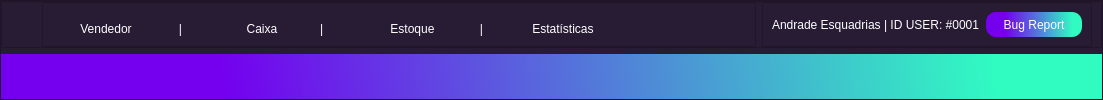
     <widget class="QFrame" name="frame_16">
      <property name="styleSheet">
       <string notr="true">background-color: rgb(40, 28, 53);
color:white;</string>
      </property>
      <property name="frameShape">
       <enum>QFrame::StyledPanel</enum>
      </property>
      <property name="frameShadow">
       <enum>QFrame::Raised</enum>
      </property>
      <layout class="QVBoxLayout" name="verticalLayout_3">
       <property name="leftMargin">
        <number>0</number>
       </property>
       <property name="topMargin">
        <number>0</number>
       </property>
       <property name="rightMargin">
        <number>0</number>
       </property>
       <property name="bottomMargin">
        <number>0</number>
       </property>
       <item>
        <widget class="QFrame" name="frame">
         <property name="styleSheet">
          <string notr="true">background-color: #281c35;</string>
         </property>
         <property name="frameShape">
          <enum>QFrame::StyledPanel</enum>
         </property>
         <property name="frameShadow">
          <enum>QFrame::Raised</enum>
         </property>
         <layout class="QHBoxLayout" name="horizontalLayout_3">
          <property name="topMargin">
           <number>0</number>
          </property>
          <property name="bottomMargin">
           <number>0</number>
          </property>
          <item>
           <widget class="QFrame" name="frame_4">
            <property name="minimumSize">
             <size>
              <width>25</width>
              <height>25</height>
             </size>
            </property>
            <property name="maximumSize">
             <size>
              <width>25</width>
              <height>25</height>
             </size>
            </property>
            <property name="styleSheet">
             <string notr="true">border-image: url(:/iconteste/icons/ba812f4a-b112-4fa5-96d0-dccd574e3a86.jpg);
border-radius:12px;</string>
            </property>
            <property name="frameShape">
             <enum>QFrame::StyledPanel</enum>
            </property>
            <property name="frameShadow">
             <enum>QFrame::Raised</enum>
            </property>
            <layout class="QVBoxLayout" name="verticalLayout">
             <property name="rightMargin">
              <number>9</number>
             </property>
            </layout>
           </widget>
          </item>
          <item alignment="Qt::AlignLeft">
           <widget class="QFrame" name="frame_3">
            <property name="minimumSize">
             <size>
              <width>714</width>
              <height>0</height>
             </size>
            </property>
            <property name="maximumSize">
             <size>
              <width>6546545</width>
              <height>16777215</height>
             </size>
            </property>
            <property name="frameShape">
             <enum>QFrame::StyledPanel</enum>
            </property>
            <property name="frameShadow">
             <enum>QFrame::Raised</enum>
            </property>
            <layout class="QHBoxLayout" name="horizontalLayout" stretch="0,0,0,0,0,0,0">
             <property name="spacing">
              <number>0</number>
             </property>
             <property name="leftMargin">
              <number>0</number>
             </property>
             <property name="rightMargin">
              <number>134</number>
             </property>
             <property name="bottomMargin">
              <number>0</number>
             </property>
             <item>
              <widget class="QPushButton" name="pushButton">
               <property name="minimumSize">
                <size>
                 <width>80</width>
                 <height>30</height>
                </size>
               </property>
               <property name="styleSheet">
                <string notr="true">QPushButton{
border:0px;
border-radius:12px;
}
QPushButton::hover
{

background-color:#403749;

}
QPushButton::pressed
{
border-style: outset;
border-width: 3px;
border-color: #30fcc2;
background-color:625f66
}</string>
               </property>
               <property name="text">
                <string>Vendedor</string>
               </property>
               <property name="icon">
                <iconset resource="../qrc/source.qrc">
                 <normaloff>:/iconteste/icons/user.png</normaloff>:/iconteste/icons/user.png</iconset>
               </property>
               <property name="iconSize">
                <size>
                 <width>20</width>
                 <height>20</height>
                </size>
               </property>
              </widget>
             </item>
             <item>
              <widget class="QLabel" name="label_2">
               <property name="maximumSize">
                <size>
                 <width>25</width>
                 <height>16777215</height>
                </size>
               </property>
               <property name="text">
                <string>   |</string>
               </property>
              </widget>
             </item>
             <item alignment="Qt::AlignHCenter">
              <widget class="QPushButton" name="pushButton_2">
               <property name="sizePolicy">
                <sizepolicy hsizetype="Minimum" vsizetype="Fixed">
                 <horstretch>0</horstretch>
                 <verstretch>0</verstretch>
                </sizepolicy>
               </property>
               <property name="minimumSize">
                <size>
                 <width>100</width>
                 <height>30</height>
                </size>
               </property>
               <property name="styleSheet">
                <string notr="true">QPushButton{
border:0px;
border-radius:12px;
}
QPushButton::hover
{

background-color:#403749;

}
QPushButton::pressed
{
border-style: outset;
border-width: 3px;
border-color: #30fcc2;
background-color:625f66
}</string>
               </property>
               <property name="text">
                <string>   Caixa</string>
               </property>
               <property name="icon">
                <iconset resource="../qrc/source.qrc">
                 <normaloff>:/iconteste/icons/store.png</normaloff>:/iconteste/icons/store.png</iconset>
               </property>
               <property name="iconSize">
                <size>
                 <width>24</width>
                 <height>24</height>
                </size>
               </property>
              </widget>
             </item>
             <item>
              <widget class="QLabel" name="label_3">
               <property name="maximumSize">
                <size>
                 <width>25</width>
                 <height>16777215</height>
                </size>
               </property>
               <property name="text">
                <string>|</string>
               </property>
              </widget>
             </item>
             <item>
              <widget class="QPushButton" name="pushButton_3">
               <property name="minimumSize">
                <size>
                 <width>80</width>
                 <height>30</height>
                </size>
               </property>
               <property name="styleSheet">
                <string notr="true">QPushButton{
border:0px;
border-radius:12px;
}
QPushButton::hover
{

background-color:#403749;

}
QPushButton::pressed
{
border-style: outset;
border-width: 3px;
border-color: #30fcc2;
background-color:625f66
}</string>
               </property>
               <property name="text">
                <string>   Estoque</string>
               </property>
               <property name="icon">
                <iconset resource="../qrc/source.qrc">
                 <normaloff>:/iconteste/icons/box.png</normaloff>:/iconteste/icons/box.png</iconset>
               </property>
               <property name="iconSize">
                <size>
                 <width>24</width>
                 <height>24</height>
                </size>
               </property>
              </widget>
             </item>
             <item>
              <widget class="QLabel" name="label_4">
               <property name="maximumSize">
                <size>
                 <width>25</width>
                 <height>16777215</height>
                </size>
               </property>
               <property name="text">
                <string>   |</string>
               </property>
              </widget>
             </item>
             <item>
              <widget class="QPushButton" name="pushButton_5">
               <property name="minimumSize">
                <size>
                 <width>80</width>
                 <height>30</height>
                </size>
               </property>
               <property name="styleSheet">
                <string notr="true">QPushButton{
border:0px;
border-radius:12px;
}
QPushButton::hover
{

background-color:#403749;

}
QPushButton::pressed
{
border-style: outset;
border-width: 3px;
border-color: #30fcc2;
background-color:625f66
}</string>
               </property>
               <property name="text">
                <string>   Estatísticas</string>
               </property>
               <property name="icon">
                <iconset resource="../qrc/source.qrc">
                 <normaloff>:/iconteste/icons/graph.png</normaloff>:/iconteste/icons/graph.png</iconset>
               </property>
               <property name="iconSize">
                <size>
                 <width>24</width>
                 <height>24</height>
                </size>
               </property>
              </widget>
             </item>
            </layout>
            <zorder>pushButton</zorder>
            <zorder>pushButton_2</zorder>
            <zorder>pushButton_3</zorder>
            <zorder>label_2</zorder>
            <zorder>label_3</zorder>
            <zorder>label_4</zorder>
            <zorder>pushButton_5</zorder>
           </widget>
          </item>
          <item>
           <widget class="QFrame" name="frame_2">
            <property name="minimumSize">
             <size>
              <width>200</width>
              <height>0</height>
             </size>
            </property>
            <property name="maximumSize">
             <size>
              <width>500</width>
              <height>16777215</height>
             </size>
            </property>
            <property name="frameShape">
             <enum>QFrame::StyledPanel</enum>
            </property>
            <property name="frameShadow">
             <enum>QFrame::Raised</enum>
            </property>
            <layout class="QHBoxLayout" name="horizontalLayout_2">
             <item alignment="Qt::AlignRight">
              <widget class="QLabel" name="label_6">
               <property name="text">
                <string>Andrade Esquadrias | ID USER: #0001</string>
               </property>
              </widget>
             </item>
             <item>
              <widget class="QPushButton" name="pushButton_6">
               <property name="minimumSize">
                <size>
                 <width>96</width>
                 <height>25</height>
                </size>
               </property>
               <property name="maximumSize">
                <size>
                 <width>96</width>
                 <height>25</height>
                </size>
               </property>
               <property name="styleSheet">
                <string notr="true">


QPushButton{
border:1px;
background-color: qlineargradient(spread:pad, x1:0.0227727, y1:0.557, x2:1, y2:0.551, stop:0.181818 rgba(116, 0, 239, 255), stop:0.903409 rgba(48, 252, 194, 255));
border-radius:10px;
}
QPushButton::hover
{


border-width: 2px;

border-color: black;

}
QPushButton::pressed
{
border-style: outset;
border-width: 3px;
border-color: #30fcc2;
}
</string>
               </property>
               <property name="text">
                <string>Bug Report</string>
               </property>
              </widget>
             </item>
            </layout>
           </widget>
          </item>
         </layout>
        </widget>
       </item>
       <item>
        <widget class="QLabel" name="label_23">
         <property name="styleSheet">
          <string notr="true">background-color: qlineargradient(spread:pad, x1:0.0227727, y1:0.557, x2:1, y2:0.551, stop:0.181818 rgba(116, 0, 239, 255), stop:0.903409 rgba(48, 252, 194, 255));</string>
         </property>
         <property name="text">
          <string/>
         </property>
        </widget>
       </item>
      </layout>
     </widget>
